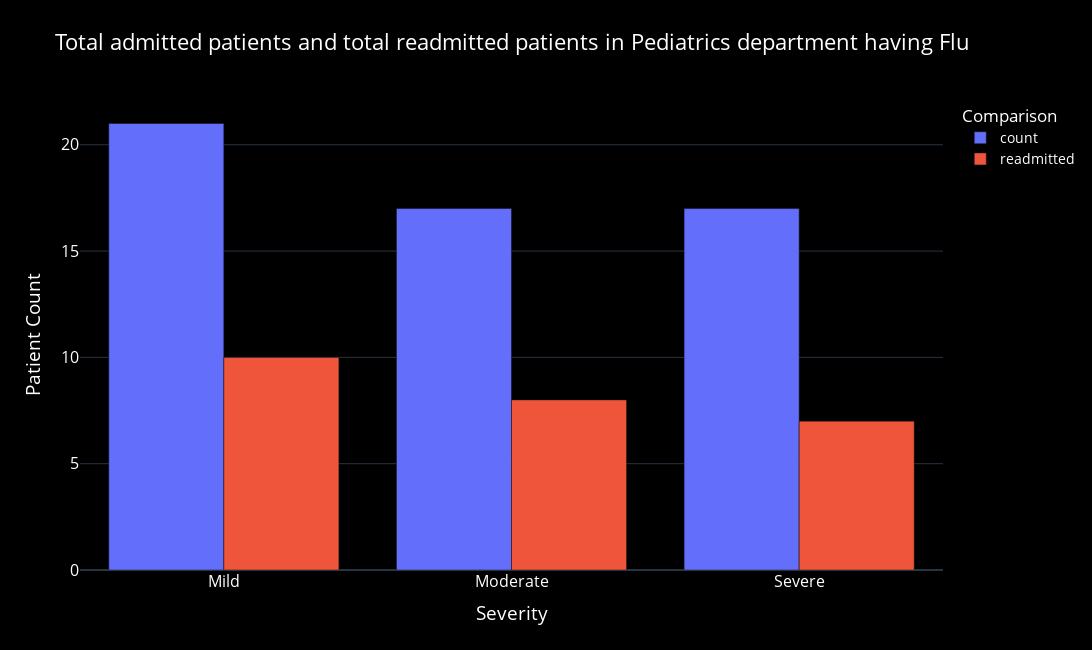

The code cell stored with this chart in its notebook:
### Code cell
dept = input("Enter a department: ")
diag = input("Enter diagnosis: ")

map4 = map4[(map4['department'] == dept) & (map4['diagnosis']==diag)]
map4_new = map4[['severity', 'count', 'readmitted']]

fig = px.bar(
    map4_new,
    x = "severity",
    y = ["count", "readmitted"],
    barmode='group',
    title=f'Total admitted patients and total readmitted patients in {dept} department having {diag}'
)

fig.update_layout(
        template="plotly_dark",          # dark background
        plot_bgcolor="black",            # black plotting area
        paper_bgcolor="black",           # black outside
        font=dict(size=16, color="white"),  # bigger readable font
        title=dict(font=dict(size=22)),  # bigger title
        legend=dict(
            title="Comparison",
            font=dict(size=14, color="white")
        ),
        xaxis=dict(title="Severity"),  # rotate x labels
        yaxis=dict(title="Patient Count"),
        height=650, width=1200     # bigger figure size
)

fig.show()

### Figure 1 — Plotly figure (JSON) as saved in the notebook; plotly's stock layout.template omitted (floating-point values rounded to 4 significant figures)
{"data": [{"alignmentgroup": "True", "hovertemplate": "variable=count<br>severity=%{x}<br>value=%{y}<extra></extra>", "legendgroup": "count", "marker": {"color": "#636efa", "pattern": {"shape": ""}}, "name": "count", "offsetgroup": "count", "orientation": "v", "showlegend": true, "textposition": "auto", "type": "bar", "x": ["Mild", "Moderate", "Severe"], "xaxis": "x", "y": [21, 17, 17], "yaxis": "y"}, {"alignmentgroup": "True", "hovertemplate": "variable=readmitted<br>severity=%{x}<br>value=%{y}<extra></extra>", "legendgroup": "readmitted", "marker": {"color": "#EF553B", "pattern": {"shape": ""}}, "name": "readmitted", "offsetgroup": "readmitted", "orientation": "v", "showlegend": true, "textposition": "auto", "type": "bar", "x": ["Mild", "Moderate", "Severe"], "xaxis": "x", "y": [10, 8, 7], "yaxis": "y"}], "layout": {"barmode": "group", "font": {"color": "white", "size": 16}, "height": 650, "legend": {"font": {"color": "white", "size": 14}, "title": {"text": "Comparison"}, "tracegroupgap": 0}, "paper_bgcolor": "black", "plot_bgcolor": "black", "title": {"font": {"size": 22}, "text": "Total admitted patients and total readmitted patients in Pediatrics department having Flu"}, "width": 1200, "xaxis": {"anchor": "y", "domain": [0, 1], "title": {"text": "Severity"}}, "yaxis": {"anchor": "x", "domain": [0, 1], "title": {"text": "Patient Count"}}}}
